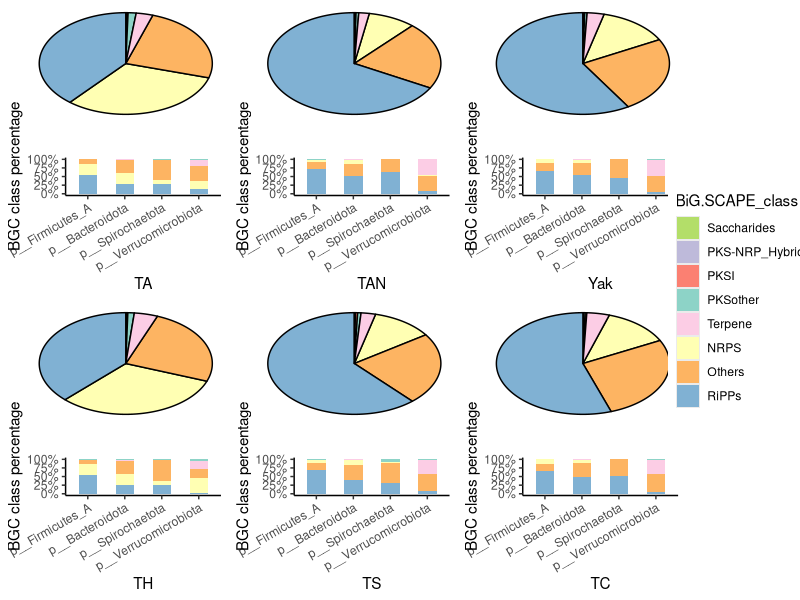

Write the R code that produced this figure.
# Supplementary Fig. 4. Predicted biosynthetic genes from the SGBs catalogs of the six host species.
library(tidyr)
library(ggplot2)
library(scales)
library(RColorBrewer)
library(dplyr)
#install.packages('ggforce')
library(ggforce)
library(ggpubr)

TAN_BGC_data <- read.csv("0.data/TAN_BGC.csv")
TS_BGC_data <- read.csv("0.data/TS_BGC.csv")
Yak_BGC_data <- read.csv("0.data/Yak_BGC.csv")
TC_BGC_data <- read.csv("0.data/TC_BGC.csv")
TA_BGC_data <- read.csv("0.data/TA_BGC.csv")
TH_BGC_data <- read.csv("0.data/TH_BGC.csv")
All_SGBs_annotation <- read.csv("0.data/TableS3_SGBs_summary.csv")
All_SGBs_annotation <- All_SGBs_annotation[,c(9,20)]

## TAN
# All 饼图
TAN_BGC_class <- as.data.frame(table(TAN_BGC_data$BiG.SCAPE_class))
colnames(TAN_BGC_class) <- c("BGC_class", "TAN")
TAN_BGC_class <- TAN_BGC_class[order(TAN_BGC_class$TAN),]
p_TAN_all <- ggplot()+
  theme(panel.grid.major = element_blank(),
        panel.grid.minor = element_blank(),
        axis.ticks = element_blank(), 
        axis.text.y = element_blank(),
        axis.text.x = element_blank(),
        legend.title=element_blank(), 
        panel.border = element_blank(),
        panel.background = element_blank()) +
  xlab("") + ylab('') +
  scale_fill_manual(values = c("NRPS" = "#ffffb3", "Others" = "#fdb462", "PKS-NRP_Hybrids" = "#bebada", 
                                        "PKSI" = "#fb8072", "PKSother" = "#8dd3c7", "RiPPs" = "#80b1d3",
                                        "Saccharides" = "#b3de69", "Terpene" = "#fccde5"))+
  geom_arc_bar(data=TAN_BGC_class,
               stat = "pie",
               aes(x0=0,y0=0,r0=0,r=2,
                   amount = TAN, fill = BGC_class))+
  theme(legend.position = "none")
# four phylum 柱状图
TAN_BGC_data_new <- separate(TAN_BGC_data, BGC_ID, into = c("BGC_ID","tmp"), sep = ".fa")
TAN_BGC_data_new$BGC_ID <- paste(TAN_BGC_data_new$BGC_ID, '.fa', sep="") 
TAN_BGC_data_annotation <- merge(TAN_BGC_data_new, All_SGBs_annotation, 
                                 by.x = "BGC_ID", by.y = "Representative_genome")
#write.csv(TAN_BGC_data_annotation, file = "TAN_BGC_data_annotation.csv")
TAN_BGC_data_annotation_4phylum <- TAN_BGC_data_annotation[which((TAN_BGC_data_annotation$GTDB_phylum=="p__Firmicutes_A")|(TAN_BGC_data_annotation$GTDB_phylum=="p__Bacteroidota")|(TAN_BGC_data_annotation$GTDB_phylum=="p__Spirochaetota")|(TAN_BGC_data_annotation$GTDB_phylum=="p__Verrucomicrobiota")),]
TAN_BGC_data_annotation_4phylum$GTDB_phylum <- factor(TAN_BGC_data_annotation_4phylum$GTDB_phylum, levels = c("p__Firmicutes_A", "p__Bacteroidota", "p__Spirochaetota", "p__Verrucomicrobiota"))
TAN_BGC_data_annotation_4phylum$BiG.SCAPE_class <- factor(TAN_BGC_data_annotation_4phylum$BiG.SCAPE_class, levels = c( "Saccharides","PKS-NRP_Hybrids","PKSI", "PKSother","Terpene","NRPS","Others","RiPPs"))
p_TAN_BGC_class <- ggplot(TAN_BGC_data_annotation_4phylum, aes(x = GTDB_phylum, fill = BiG.SCAPE_class)) +
  geom_bar(position="fill", stat = "count", width = 0.5) + 
  scale_fill_manual(values=c("NRPS" = "#ffffb3", "Others" = "#fdb462", "PKS-NRP_Hybrids" = "#bebada", 
                             "PKSI" = "#fb8072", "PKSother" = "#8dd3c7", "RiPPs" = "#80b1d3",
                             "Saccharides" = "#b3de69", "Terpene" = "#fccde5")) +   
  scale_y_continuous(labels = percent) +   
  labs(x = "TAN",
       y = "BGC class percentage") +
  theme_classic() +
  theme(axis.text.x = element_text(angle = 30, hjust = 1, vjust = 1))+
  theme(legend.position = "none")

p_TAN_BGC <- ggarrange(p_TAN_all, p_TAN_BGC_class, widths = c(1,1), nrow = 2)
#ggsave(p_TAN_BGC, filename = "TAN_BGC.pdf", width = 6, height = 8)

## TS
# All 饼图
TS_BGC_class <- as.data.frame(table(TS_BGC_data$BiG.SCAPE_class))
colnames(TS_BGC_class) <- c("BGC_class", "TS")
TS_BGC_class <- TS_BGC_class[order(TS_BGC_class$TS),]
p_TS_all <- ggplot()+
  theme(panel.grid.major = element_blank(),
        panel.grid.minor = element_blank(),
        axis.ticks = element_blank(), 
        axis.text.y = element_blank(),
        axis.text.x = element_blank(),
        legend.title=element_blank(), 
        panel.border = element_blank(),
        panel.background = element_blank()) +
  xlab("") + ylab('') +
  scale_fill_manual(values = c("NRPS" = "#ffffb3", "Others" = "#fdb462", "PKS-NRP_Hybrids" = "#bebada", 
                               "PKSI" = "#fb8072", "PKSother" = "#8dd3c7", "RiPPs" = "#80b1d3",
                               "Saccharides" = "#b3de69", "Terpene" = "#fccde5"))+
  geom_arc_bar(data=TS_BGC_class,
               stat = "pie",
               aes(x0=0,y0=0,r0=0,r=2,
                   amount = TS, fill = BGC_class))+
  theme(legend.position = "none")
# four phylum 柱状图
TS_BGC_data_new <- separate(TS_BGC_data, BGC_ID, into = c("BGC_ID","tmp"), sep = ".fa")
TS_BGC_data_new$BGC_ID <- paste(TS_BGC_data_new$BGC_ID, '.fa', sep="") 
TS_BGC_data_annotation <- merge(TS_BGC_data_new, All_SGBs_annotation, 
                                by.x = "BGC_ID", by.y = "Representative_genome")
#write.csv(TS_BGC_data_annotation, file = "TS_BGC_data_annotation.csv")
TS_BGC_data_annotation_4phylum <- TS_BGC_data_annotation[which((TS_BGC_data_annotation$GTDB_phylum=="p__Firmicutes_A")|(TS_BGC_data_annotation$GTDB_phylum=="p__Bacteroidota")|(TS_BGC_data_annotation$GTDB_phylum=="p__Spirochaetota")|(TS_BGC_data_annotation$GTDB_phylum=="p__Verrucomicrobiota")),]
TS_BGC_data_annotation_4phylum$GTDB_phylum <- factor(TS_BGC_data_annotation_4phylum$GTDB_phylum, levels = c("p__Firmicutes_A", "p__Bacteroidota", "p__Spirochaetota", "p__Verrucomicrobiota"))
TS_BGC_data_annotation_4phylum$BiG.SCAPE_class <- factor(TS_BGC_data_annotation_4phylum$BiG.SCAPE_class, levels = c( "Saccharides","PKS-NRP_Hybrids","PKSI", "PKSother","Terpene","NRPS","Others","RiPPs"))
p_TS_BGC_class <- ggplot(TS_BGC_data_annotation_4phylum, aes(x = GTDB_phylum, fill = BiG.SCAPE_class)) +
  geom_bar(position="fill", stat = "count", width = 0.5) + 
  scale_fill_manual(values=c("NRPS" = "#ffffb3", "Others" = "#fdb462", "PKS-NRP_Hybrids" = "#bebada", 
                             "PKSI" = "#fb8072", "PKSother" = "#8dd3c7", "RiPPs" = "#80b1d3",
                             "Saccharides" = "#b3de69", "Terpene" = "#fccde5")) +   
  scale_y_continuous(labels = percent) +   
  labs(x = "TS",
       y = "BGC class percentage") +
  theme_classic() +
  theme(axis.text.x = element_text(angle = 30, hjust = 1, vjust = 1))+
  theme(legend.position = "none")

p_TS_BGC <- ggarrange(p_TS_all, p_TS_BGC_class, widths = c(1,1), nrow = 2)


## TC
# All 饼图
TC_BGC_class <- as.data.frame(table(TC_BGC_data$BiG.SCAPE_class))
colnames(TC_BGC_class) <- c("BGC_class", "TC")
TC_BGC_class <- TC_BGC_class[order(TC_BGC_class$TC),]
p_TC_all <- ggplot()+
  theme(panel.grid.major = element_blank(),
        panel.grid.minor = element_blank(),
        axis.ticks = element_blank(), 
        axis.text.y = element_blank(),
        axis.text.x = element_blank(),
        legend.title=element_blank(), 
        panel.border = element_blank(),
        panel.background = element_blank()) +
  xlab("") + ylab('') +
  scale_fill_manual(values = c("NRPS" = "#ffffb3", "Others" = "#fdb462", "PKS-NRP_Hybrids" = "#bebada", 
                               "PKSI" = "#fb8072", "PKSother" = "#8dd3c7", "RiPPs" = "#80b1d3",
                               "Saccharides" = "#b3de69", "Terpene" = "#fccde5"))+
  geom_arc_bar(data=TC_BGC_class,
               stat = "pie",
               aes(x0=0,y0=0,r0=0,r=2,
                   amount = TC, fill = BGC_class))+
  theme(legend.position = "none")
# four phylum 柱状图
TC_BGC_data_new <- separate(TC_BGC_data, BGC_ID, into = c("BGC_ID","tmp"), sep = ".fa")
TC_BGC_data_new$BGC_ID <- paste(TC_BGC_data_new$BGC_ID, '.fa', sep="") 
TC_BGC_data_annotation <- merge(TC_BGC_data_new, All_SGBs_annotation, 
                                by.x = "BGC_ID", by.y = "Representative_genome")
#write.csv(TC_BGC_data_annotation, file = "TC_BGC_data_annotation.csv")
TC_BGC_data_annotation_4phylum <- TC_BGC_data_annotation[which((TC_BGC_data_annotation$GTDB_phylum=="p__Firmicutes_A")|(TC_BGC_data_annotation$GTDB_phylum=="p__Bacteroidota")|(TC_BGC_data_annotation$GTDB_phylum=="p__Spirochaetota")|(TC_BGC_data_annotation$GTDB_phylum=="p__Verrucomicrobiota")),]
TC_BGC_data_annotation_4phylum$GTDB_phylum <- factor(TC_BGC_data_annotation_4phylum$GTDB_phylum, levels = c("p__Firmicutes_A", "p__Bacteroidota", "p__Spirochaetota", "p__Verrucomicrobiota"))
TC_BGC_data_annotation_4phylum$BiG.SCAPE_class <- factor(TC_BGC_data_annotation_4phylum$BiG.SCAPE_class, levels = c("PKS-NRP_Hybrids","PKSother","PKSI", "Terpene","NRPS","Others","RiPPs"))
p_TC_BGC_class <- ggplot(TC_BGC_data_annotation_4phylum, aes(x = GTDB_phylum, fill = BiG.SCAPE_class)) +
  geom_bar(position="fill", stat = "count", width = 0.5) + 
  scale_fill_manual(values=c("NRPS" = "#ffffb3", "Others" = "#fdb462", "PKS-NRP_Hybrids" = "#bebada", 
                             "PKSI" = "#fb8072", "PKSother" = "#8dd3c7", "RiPPs" = "#80b1d3",
                             "Saccharides" = "#b3de69", "Terpene" = "#fccde5")) +   
  scale_y_continuous(labels = percent) +   
  labs(x = "TC",
       y = "BGC class percentage") +
  theme_classic() +
  theme(axis.text.x = element_text(angle = 30, hjust = 1, vjust = 1))+
  theme(legend.position = "none")

p_TC_BGC <- ggarrange(p_TC_all, p_TC_BGC_class, widths = c(1,1), nrow = 2)


## TA
# All 饼图
TA_BGC_class <- as.data.frame(table(TA_BGC_data$BiG.SCAPE_class))
colnames(TA_BGC_class) <- c("BGC_class", "TA")
TA_BGC_class <- TA_BGC_class[order(TA_BGC_class$TA),]
p_TA_all <- ggplot()+
  theme(panel.grid.major = element_blank(),
        panel.grid.minor = element_blank(),
        axis.ticks = element_blank(), 
        axis.text.y = element_blank(),
        axis.text.x = element_blank(),
        legend.title=element_blank(), 
        panel.border = element_blank(),
        panel.background = element_blank()) +
  xlab("") + ylab('') +
  scale_fill_manual(values = c("NRPS" = "#ffffb3", "Others" = "#fdb462", "PKS-NRP_Hybrids" = "#bebada", 
                               "PKSI" = "#fb8072", "PKSother" = "#8dd3c7", "RiPPs" = "#80b1d3",
                               "Saccharides" = "#b3de69", "Terpene" = "#fccde5"))+
  geom_arc_bar(data=TA_BGC_class,
               stat = "pie",
               aes(x0=0,y0=0,r0=0,r=2,
                   amount = TA, fill = BGC_class))+
  theme(legend.position = "none")
# four phylum 柱状图
TA_BGC_data_new <- separate(TA_BGC_data, BGC_ID, into = c("BGC_ID","tmp"), sep = ".fa")
TA_BGC_data_new$BGC_ID <- paste(TA_BGC_data_new$BGC_ID, '.fa', sep="") 
TA_BGC_data_annotation <- merge(TA_BGC_data_new, All_SGBs_annotation, 
                                by.x = "BGC_ID", by.y = "Representative_genome")
#write.csv(TA_BGC_data_annotation, file = "TA_BGC_data_annotation.csv")
TA_BGC_data_annotation_4phylum <- TA_BGC_data_annotation[which((TA_BGC_data_annotation$GTDB_phylum=="p__Firmicutes_A")|(TA_BGC_data_annotation$GTDB_phylum=="p__Bacteroidota")|(TA_BGC_data_annotation$GTDB_phylum=="p__Spirochaetota")|(TA_BGC_data_annotation$GTDB_phylum=="p__Verrucomicrobiota")),]
TA_BGC_data_annotation_4phylum$GTDB_phylum <- factor(TA_BGC_data_annotation_4phylum$GTDB_phylum, levels = c("p__Firmicutes_A", "p__Bacteroidota", "p__Spirochaetota", "p__Verrucomicrobiota"))
TA_BGC_data_annotation_4phylum$BiG.SCAPE_class <- factor(TA_BGC_data_annotation_4phylum$BiG.SCAPE_class, levels = c("PKS-NRP_Hybrids","PKSI", "PKSother","Terpene","Others","NRPS","RiPPs"))
p_TA_BGC_class <- ggplot(TA_BGC_data_annotation_4phylum, aes(x = GTDB_phylum, fill = BiG.SCAPE_class)) +
  geom_bar(position="fill", stat = "count", width = 0.5) + 
  scale_fill_manual(values=c("NRPS" = "#ffffb3", "Others" = "#fdb462", "PKS-NRP_Hybrids" = "#bebada", 
                             "PKSI" = "#fb8072", "PKSother" = "#8dd3c7", "RiPPs" = "#80b1d3",
                             "Saccharides" = "#b3de69", "Terpene" = "#fccde5")) +   
  scale_y_continuous(labels = percent) +   
  labs(x = "TA",
       y = "BGC class percentage") +
  theme_classic() +
  theme(axis.text.x = element_text(angle = 30, hjust = 1, vjust = 1))+
  theme(legend.position = "none")

p_TA_BGC <- ggarrange(p_TA_all, p_TA_BGC_class, widths = c(1,1), nrow = 2)

## Yak
# All 饼图
Yak_BGC_class <- as.data.frame(table(Yak_BGC_data$BiG.SCAPE_class))
colnames(Yak_BGC_class) <- c("BGC_class", "Yak")
Yak_BGC_class <- Yak_BGC_class[order(Yak_BGC_class$Yak),]
p_Yak_all <- ggplot()+
  theme(panel.grid.major = element_blank(),
        panel.grid.minor = element_blank(),
        axis.ticks = element_blank(), 
        axis.text.y = element_blank(),
        axis.text.x = element_blank(),
        legend.title=element_blank(), 
        panel.border = element_blank(),
        panel.background = element_blank()) +
  xlab("") + ylab('') +
  scale_fill_manual(values = c("NRPS" = "#ffffb3", "Others" = "#fdb462", "PKS-NRP_Hybrids" = "#bebada", 
                               "PKSI" = "#fb8072", "PKSother" = "#8dd3c7", "RiPPs" = "#80b1d3",
                               "Saccharides" = "#b3de69", "Terpene" = "#fccde5"))+
  geom_arc_bar(data=Yak_BGC_class,
               stat = "pie",
               aes(x0=0,y0=0,r0=0,r=2,
                   amount = Yak, fill = BGC_class))+
  theme(legend.position = "none")
# four phylum 柱状图
Yak_BGC_data_new <- separate(Yak_BGC_data, BGC_ID, into = c("BGC_ID","tmp"), sep = ".fa")
Yak_BGC_data_new$BGC_ID <- paste(Yak_BGC_data_new$BGC_ID, '.fa', sep="") 
Yak_BGC_data_annotation <- merge(Yak_BGC_data_new, All_SGBs_annotation, 
                                 by.x = "BGC_ID", by.y = "Representative_genome")
#write.csv(Yak_BGC_data_annotation, file = "Yak_BGC_data_annotation.csv")
Yak_BGC_data_annotation_4phylum <- Yak_BGC_data_annotation[which((Yak_BGC_data_annotation$GTDB_phylum=="p__Firmicutes_A")|(Yak_BGC_data_annotation$GTDB_phylum=="p__Bacteroidota")|(Yak_BGC_data_annotation$GTDB_phylum=="p__Spirochaetota")|(Yak_BGC_data_annotation$GTDB_phylum=="p__Verrucomicrobiota")),]
Yak_BGC_data_annotation_4phylum$GTDB_phylum <- factor(Yak_BGC_data_annotation_4phylum$GTDB_phylum, levels = c("p__Firmicutes_A", "p__Bacteroidota", "p__Spirochaetota", "p__Verrucomicrobiota"))
Yak_BGC_data_annotation_4phylum$BiG.SCAPE_class <- factor(Yak_BGC_data_annotation_4phylum$BiG.SCAPE_class, levels = c( "Saccharides","PKS-NRP_Hybrids","PKSI", "PKSother","Terpene","NRPS","Others","RiPPs"))
p_Yak_BGC_class <- ggplot(Yak_BGC_data_annotation_4phylum, aes(x = GTDB_phylum, fill = BiG.SCAPE_class)) +
  geom_bar(position="fill", stat = "count", width = 0.5) + 
  scale_fill_manual(values=c("NRPS" = "#ffffb3", "Others" = "#fdb462", "PKS-NRP_Hybrids" = "#bebada", 
                             "PKSI" = "#fb8072", "PKSother" = "#8dd3c7", "RiPPs" = "#80b1d3",
                             "Saccharides" = "#b3de69", "Terpene" = "#fccde5")) +   
  scale_y_continuous(labels = percent) +   
  labs(x = "Yak",
       y = "BGC class percentage") +
  theme_classic() +
  theme(axis.text.x = element_text(angle = 30, hjust = 1, vjust = 1))+
  theme(legend.position = "none")

p_Yak_BGC <- ggarrange(p_Yak_all, p_Yak_BGC_class, widths = c(1,1), nrow = 2)


## TH
# All 饼图
TH_BGC_class <- as.data.frame(table(TH_BGC_data$BiG.SCAPE_class))
colnames(TH_BGC_class) <- c("BGC_class", "TH")
TH_BGC_class <- TH_BGC_class[order(TH_BGC_class$TH),]
p_TH_all <- ggplot()+
  theme(panel.grid.major = element_blank(),
        panel.grid.minor = element_blank(),
        axis.ticks = element_blank(), 
        axis.text.y = element_blank(),
        axis.text.x = element_blank(),
        legend.title=element_blank(), 
        panel.border = element_blank(),
        panel.background = element_blank()) +
  xlab("") + ylab('') +
  scale_fill_manual(values = c("NRPS" = "#ffffb3", "Others" = "#fdb462", "PKS-NRP_Hybrids" = "#bebada", 
                               "PKSI" = "#fb8072", "PKSother" = "#8dd3c7", "RiPPs" = "#80b1d3",
                               "Saccharides" = "#b3de69", "Terpene" = "#fccde5"))+
  geom_arc_bar(data=TH_BGC_class,
               stat = "pie",
               aes(x0=0,y0=0,r0=0,r=2,
                   amount = TH, fill = BGC_class))+
  theme(legend.position = "none")
# four phylum 柱状图
TH_BGC_data_new <- separate(TH_BGC_data, BGC_ID, into = c("BGC_ID","tmp"), sep = ".fa")
TH_BGC_data_new$BGC_ID <- paste(TH_BGC_data_new$BGC_ID, '.fa', sep="") 
TH_BGC_data_annotation <- merge(TH_BGC_data_new, All_SGBs_annotation, 
                                by.x = "BGC_ID", by.y = "Representative_genome")
#write.csv(TH_BGC_data_annotation, file = "TH_BGC_data_annotation.csv")
TH_BGC_data_annotation_4phylum <- TH_BGC_data_annotation[which((TH_BGC_data_annotation$GTDB_phylum=="p__Firmicutes_A")|(TH_BGC_data_annotation$GTDB_phylum=="p__Bacteroidota")|(TH_BGC_data_annotation$GTDB_phylum=="p__Spirochaetota")|(TH_BGC_data_annotation$GTDB_phylum=="p__Verrucomicrobiota")),]
TH_BGC_data_annotation_4phylum$GTDB_phylum <- factor(TH_BGC_data_annotation_4phylum$GTDB_phylum, levels = c("p__Firmicutes_A", "p__Bacteroidota", "p__Spirochaetota", "p__Verrucomicrobiota"))
TH_BGC_data_annotation_4phylum$BiG.SCAPE_class <- factor(TH_BGC_data_annotation_4phylum$BiG.SCAPE_class, levels = c("PKS-NRP_Hybrids","PKSI", "PKSother","Terpene","Others","NRPS","RiPPs"))
p_TH_BGC_class <- ggplot(TH_BGC_data_annotation_4phylum, aes(x = GTDB_phylum, fill = BiG.SCAPE_class)) +
  geom_bar(position="fill", stat = "count", width = 0.5) + 
  scale_fill_manual(values=c("NRPS" = "#ffffb3", "Others" = "#fdb462", "PKS-NRP_Hybrids" = "#bebada", 
                             "PKSI" = "#fb8072", "PKSother" = "#8dd3c7", "RiPPs" = "#80b1d3",
                             "Saccharides" = "#b3de69", "Terpene" = "#fccde5")) +   
  scale_y_continuous(labels = percent) +   
  labs(x = "TH",
       y = "BGC class percentage") +
  theme_classic() +
  theme(axis.text.x = element_text(angle = 30, hjust = 1, vjust = 1))+
  theme(legend.position = "none")

p_TH_BGC <- ggarrange(p_TH_all, p_TH_BGC_class, widths = c(1,1), nrow = 2)

p <- ggplot(TS_BGC_data_annotation_4phylum, aes(x = GTDB_phylum, fill = BiG.SCAPE_class)) +
  geom_bar(position="fill", stat = "count") + 
  scale_fill_manual(values=c("NRPS" = "#ffffb3", "Others" = "#fdb462", "PKS-NRP_Hybrids" = "#bebada", 
                             "PKSI" = "#fb8072", "PKSother" = "#8dd3c7", "RiPPs" = "#80b1d3",
                             "Saccharides" = "#b3de69", "Terpene" = "#fccde5")) 
legend <- get_legend(p)

p_All_BGC <- ggarrange(p_TA_BGC, p_TAN_BGC, p_Yak_BGC, 
                       p_TH_BGC, p_TS_BGC, p_TC_BGC, 
                       widths = c(1,1,1,1,1,1), nrow = 2, ncol = 3)

p_All_BGC_leged <- ggarrange(p_All_BGC, legend,  
                             widths = c(6,1), nrow = 1)

ggsave(p_All_BGC_leged, filename = "p_All_BGC_new.pdf", width = 9, height = 10.3)
